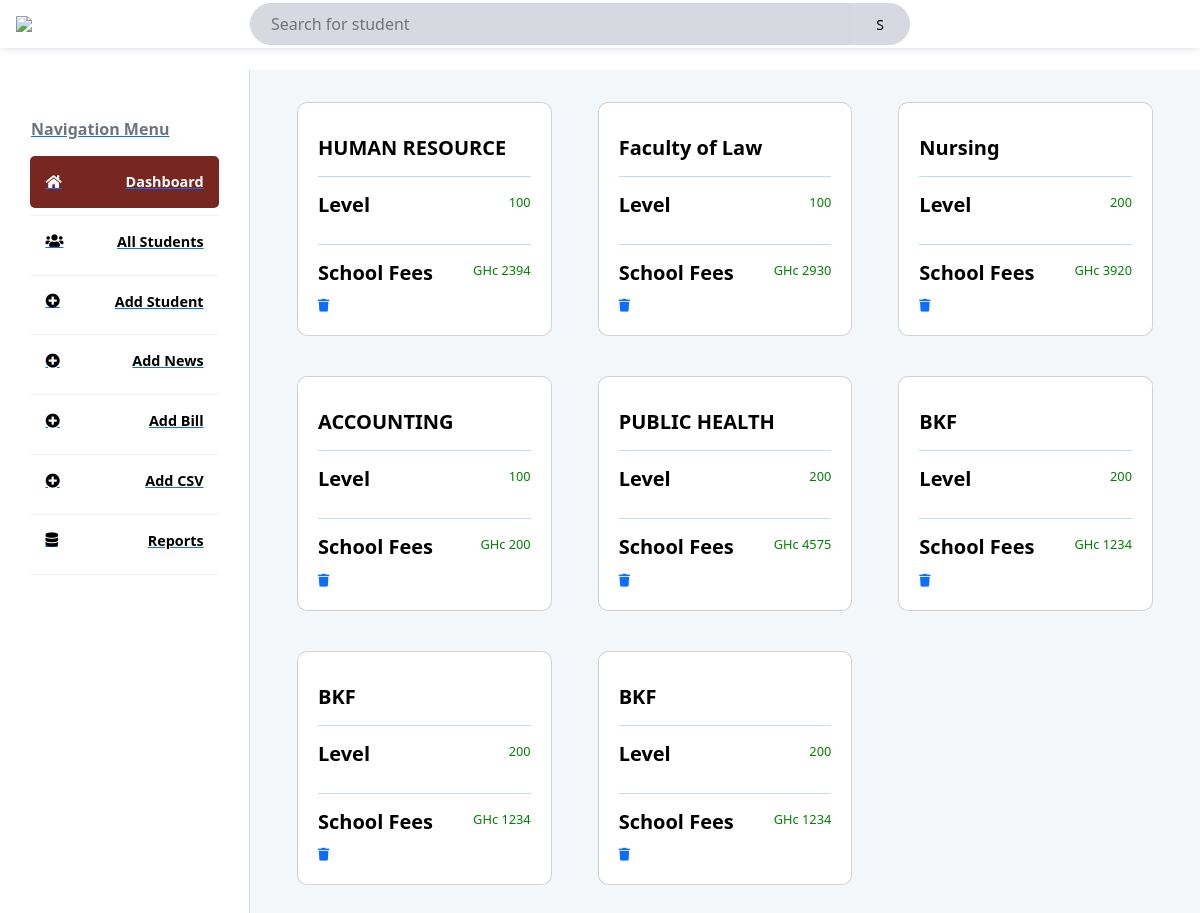
The app's page /bills, older data.
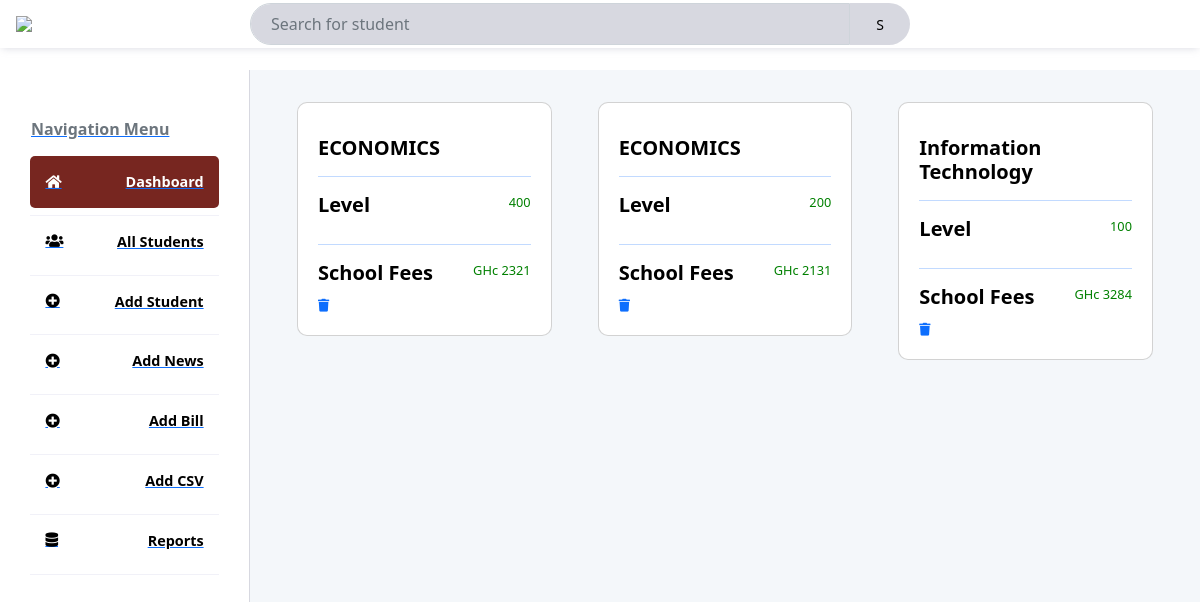
The same page, newer data.
### app.py (models this page shows, shortened)
class Program(db.Model,UserMixin):
    id= db.Column(db.Integer, primary_key=True)
    name=db.Column(db.String)
    school =db.Column(db.String)
    department =db.Column(db.String)

### app.py (the view)
@app.route('/bills')
def bills():
    student=Program.query.order_by(Program.id.desc()).all()
    print(current_user)
    return render_template("bills.html", student=student)

### forms.py
class Search(FlaskForm):
    searched = StringField('Searched', validators=[DataRequired()])
    submit = SubmitField('Search')

### app.py (called while the page is built)
@app.context_processor
def base():
    form=Search()
    return dict(form=form)

### templates/bills.html (shortened to what this page needs)
{% extends 'admin.html' %}
{% block body %}
<aside class="admin__aside">
    <div class="tabContaine">
        <a href="/newdash"> <div class="tabButton"  style="background-color:#fff; padding:15px; border-radius:5px; color:#000;"><span class="text-muted" >Navigation Menu</span></div></a>
        <div class="tabContainer">
            <a href="/newdash"> <div class="tabButton" style="background-color:#772620;  padding:15px; border-radius:5px; color:#fff;"><i class="fas fa-home"></i><span>Dashboard</span></div></a>
        </div>
    <div class="tabContainer">
        <a href="/profile"> <div class="tabButton" style="background-color:#fff; padding:15px; border-radius:5px; color:#000;"><i class="fas fa-users"></i><span>All Students</span></div></a>
    </div>
    <div class="tabContainer">
        <a href="/addalumni"><div class="tabButton" style="background-color:#fff; padding:15px; text-decoration:none; border-radius:5px; color:#000;"><i class="fas fa-plus-circle"></i><span>Add Student</span></div></a>
    </div>
    <div class="tabContainer">
        <a href="/addnews"><div class="tabButton" style="background-color:#fff; padding:15px; border-radius:5px; color:#000;"><i class="fas fa-plus-circle"></i><span>Add News</span></div></a>
    </div>
    <div class="tabContainer">
        <a href="/addbill"><div class="tabButton" style="background-color:#fff; padding:15px; border-radius:5px; color:#000;"><i class="fas fa-plus-circle"></i><span>Add Bill</span></div></a>
    </div>
    <div class="tabContainer">
        <a href="#"><div class="tabButton" style="background-color:#fff; padding:15px; border-radius:5px; text-decoration:none; color:#000;"><i class="fas fa-plus-circle"></i><span>Add CSV</span></div></a>
    </div>
    <div class="tabContainer">
        <a href="/report"> <div class="tabButton" style="background-color:#fff; padding:15px; border-radius:5px; color:#000"><i class="fa fa-database"></i><span>Reports</span></div></a>
        <div class="tabButtonBorder"></div>
    </div>
</aside>
<main class="admin__main">
    <div class="searchResults">
        {%for user in student%}
        <div class="col-md-12 col-12" style=" border-radius:10px; ">
            <a style="text-decoration: none;" href="">
            <div class="card space" style="margin-bottom: 3vh;border-radius:10px;  padding: 10px;  border-radius: 10px;">
                 <div style="background-color:#fff;#772620; border-radius:10px;  padding: 10px; ">
                  <h6 style="color: black; font-size:20px;" ><b>{{user.school}}</b></h6>
                  <hr>
                  <div style="display: flex; justify-content: space-between;">
                    <h5 style="color: black; ">  <b>Level</b></h5>
                   <p style=" color:green;">{{user.name}}</p>
                  </div>
                  <hr>
                  <div style="display: flex; justify-content: space-between;">
                    <h5 style="color: black; "><b> School Fees</b></h5>
                   <p style=" color:green;">GHc {{user.department}}</p>
                  </div>
                  <a href="/deleteusers/{{user.id}}"><i class="fa fa-trash" aria-hidden="true"></i></a>
                </div>
            </div>
            </a>
          </div>
        {% endfor %}
    </div>
</main>
    {%endblock body%}

### templates/admin.html (shortened to what this page needs)
<!doctype html>
<html lang="en">
  <head>
    <link rel="stylesheet" href="https://cdnjs.cloudflare.com/ajax/libs/font-awesome/5.15.3/css/all.min.css">
    <head>
      </head>
      <link rel="stylesheet" href="static/css/maths.css">
      <link rel="stylesheet" href="https://cdnjs.cloudflare.com/ajax/libs/font-awesome/5.15.3/css/all.min.css">
      <link rel="stylesheet" href="https://stackpath.bootstrapcdn.com/bootstrap/4.3.1/css/bootstrap.min.css">
    <link rel="stylesheet" type="text/css" href="{{ url_for('static', filename='css/newstyle.css')}}">
    <link href="https://unpkg.com/aos@2.3.1/dist/aos.css" rel="stylesheet">
    <link href='https://unpkg.com/boxicons@2.1.2/css/boxicons.min.css' rel='stylesheet'>
    <link href="https://cdn.jsdelivr.net/npm/bootstrap@5.2.1/dist/css/bootstrap.min.css" rel="stylesheet">
  </head>
  <body>
    <div class="admin">
      <header class="admin__header" style="position: fixed; width:100%;">
          <div class="logo"><img src="https://www.central.edu.gh/static/img/Central-Uni-logo.png" style="width:100px;" />
              </div>
          <nav  class="navContainer fixed  " style="display:flex;  justify-content:space-between;">
              <div class="searc" style="display:flex;">
                  <input type="text"class="form-control" style="width:600px; padding:20px; border-radius:30px 0 0 30px; background-color:#9c9eb266;" placeholder="Search for student" />
                 <button class="up" style="text-align:center; background-color:#9c9eb266;
                 cursor: pointer;
                 border: none;
                  color:#000;border-radius:0 30px 30px 0;  font-size:14px; width:60px;">S</button>
              </div>
              <div class="userContainer">
              </div>
          </nav>
      </header>
              {% block body %}
              {% endblock%}
              </div>
</body>
</html>

### static/css/maths.css (style rules this page uses)
:root { --admin-header-height: 70px; --admin-footer-height: 70px; --admin-nav-width: 250px; --spacing: 2em; --spacing-xs: 1em; --spacing-xxs: .5em; --spacing-xxxs: .3em; --spacing-xxxxs: .1em; --dashboard-column-count: 2; --primary: 772620; --primary-light: #e2e4f8; --gray: #9c9eb2; --gray-lighter: #9c9eb266; --gray-lightest: #f1f1f8; --text: 772620; --light-orange: #ffefe8; --star: #ffaf17; }
*, *::before, *::after { box-sizing: border-box; }
body { overflow-x: hidden; margin: 0; font-family: 'Open Sans', Helvetica, sans-serif; color: var(--text); }
input { font-family: 'Open Sans', Helvetica, sans-serif; }
a { text-decoration: none; color: var(--gray); }
.admin { display: grid; height: 100vh; grid-template-rows: var(--admin-header-height); grid-template-columns: var(--admin-nav-width) 1fr; grid-template-areas: "header header" "nav main"; flex-wrap: wrap; }
.admin__header { grid-area: header; background-color: #fff; box-shadow: 0 2px 8px -2px var(--gray-lighter); z-index: 1; }
.admin__aside { grid-area: nav; background-color: #fff; border-right: 1px solid var(--gray-lighter); }
.admin__main { grid-area:main; padding: var(--spacing); background-color: #f4f7fa; }
.admin__header { grid-area: header; background-color: #fff; display: grid; grid: auto / var(--admin-nav-width) 1fr; grid-template-areas: "logo navContainer"; }
.logo { display: grid; grid-template-columns: min-content 1fr; align-items: center; padding: var(--spacing-xs); gap: var(--spacing-xs); font-weight: 600; }
.logo img { width: 40px; }
.navContainer { display: grid; grid-template-areas: "search link link link link userContainer"; grid: auto / 1fr min-content min-content min-content min-content 1fr; align-content: center; align-items: center; }
.userContainer { justify-content: end; display: grid; grid-template-areas: "notifications user"; padding: var(--spacing-xs); gap: var(--spacing); align-items: center; }
.admin__aside { display: grid; grid-template-rows: min-content min-content min-content min-content; gap: var(--spacing); padding: var(--spacing) var(--spacing-xs); }
.admin__aside .tabContainer { padding: 0 var(--spacing-xs); display: grid; gap: var(--spacing-xxs); font-size: .9rem; }
.admin__aside .tabButton { background: none; cursor: pointer; border: none; outline: none; width: 100%; user-select: none; font-weight: 600; display: flex; justify-content: space-between; align-items: center; padding-bottom: var(--spacing-xxs); }
.admin__aside .tabButtonBorder { content: ''; border-bottom: .1em solid var(--gray-lightest); width: 100%; }
.admin__main { display: grid; grid-template-rows: min-content min-content 1fr; gap: var(--spacing); padding: var(--spacing); }
.searchResults { display: grid; grid-template-columns: repeat(3, 1fr [col-start]); gap: var(--spacing-xs); }
.card { background-color: white; border: 1px solid var(--gray-lighter); border-radius: var(--spacing-xxs); display: grid; grid-template-rows: 1fr 1fr min-content 1fr min-content 2fr; font-size: .8rem; padding: var(--spacing-xs); gap: var(--spacing-xs); }

### static/css/newstyle.css (style rules this page uses)
body { background: #ecd9d9; }

Row changes from the older to the newer data that the page shows:
removed Program: school "HUMAN RESOURCE", name "100", department "2394"
removed Program: school "Faculty of Law", name "100", department "2930"
removed Program: school "Nursing", name "200", department "3920"
removed Program: school "ACCOUNTING", name "100", department "200"
removed Program: school "PUBLIC HEALTH", name "200", department "4575"
changed Program (number 1 of 3 on the later page): school "BKF" → "ECONOMICS"; name "200" → "400"; department "1234" → "2321"
changed Program (number 2 of 3 on the later page): school "BKF" → "ECONOMICS"; department "1234" → "2131"
changed Program: school "BKF" → "Information Technology"; name "200" → "100"; department "1234" → "3284"
